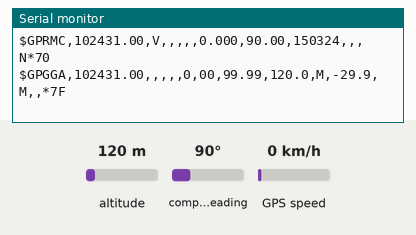
Recording of a sketch running on a simulated ESP32. Shown: the last lines printed to the serial monitor. The test bench sets the inputs (shaded band); at power-on: altitude 120 m, compass heading 90°, GPS speed 0 km/h. The GPS gets a fix after 3 s at 37.7749, -122.4194 with 8 satellites.

Above: at 1.2 s.
1.3 s: altitude set to 20 m
At 2.8 s:
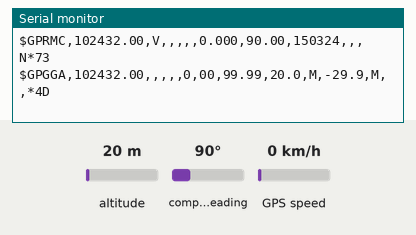
4.5 s: compass heading set to 269°
At 5.9 s:
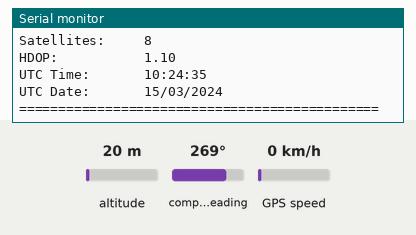
6.5 s: GPS speed set to 2 km/h
At 8.0 s:
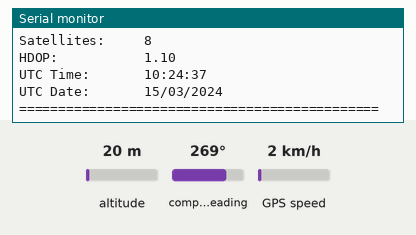
9.6 s: compass heading set to 7°
At 11.1 s:
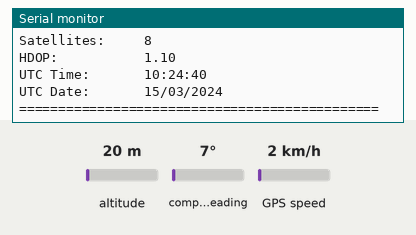
11.7 s: GPS speed set to 60 km/h
At 13.1 s:
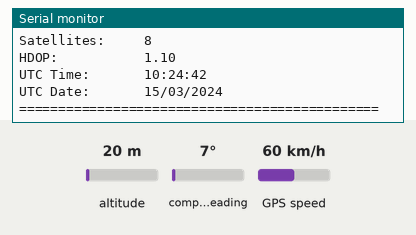
Timing chart, 0 to 14.7 s (numbered marks = the images above; inputs shaded):
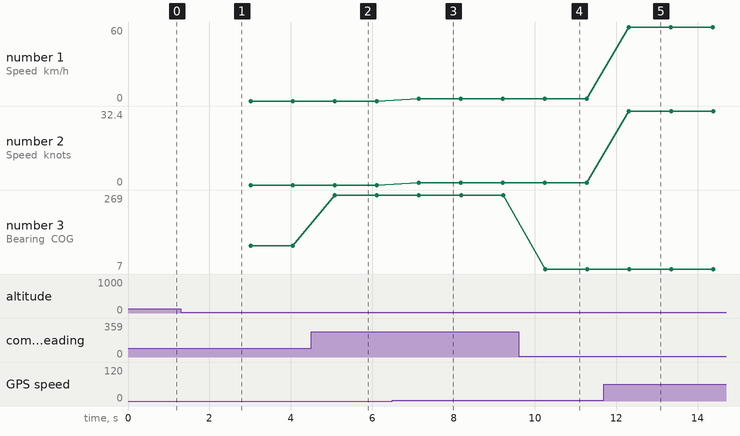

The sketch:

GPS_Tests.ino
```cpp
#include <TinyGPSPlus.h>
#include <HardwareSerial.h>

#define RX 16  // GPS TX → ESP32 RX
#define TX 17  // GPS RX ← ESP32 TX

TinyGPSPlus gps;
HardwareSerial SerialGPS(2);  // UART2 for GPS

void setup() {
  Serial.begin(115200);
  SerialGPS.begin(9600, SERIAL_8N1, RX, TX);
  Serial.println("Reading GPS data...");
}

void loop() {
  while (SerialGPS.available()) {
    char c = SerialGPS.read();
    gps.encode(c);

    // Echo raw GPS characters
    Serial.write(c);

    if (gps.location.isUpdated()) {
      Serial.println("\n\n================== GPS INFO ==================");

      Serial.print("Latitude:       ");
      Serial.println(gps.location.lat(), 6);

      Serial.print("Longitude:      ");
      Serial.println(gps.location.lng(), 6);

      Serial.print("Altitude:       ");
      Serial.print(gps.altitude.meters());
      Serial.println(" m");

      Serial.print("Speed (km/h):   ");
      Serial.print(gps.speed.kmph());
      Serial.println(" km/h");

      Serial.print("Speed (knots):  ");
      Serial.print(gps.speed.knots());
      Serial.println(" knots");

      Serial.print("Bearing (COG):  ");
      if (gps.course.isValid()) {
        Serial.print(gps.course.deg());
        Serial.println("°");
      } else {
        Serial.println("Not valid");
      }

      Serial.print("Satellites:     ");
      Serial.println(gps.satellites.value());

      Serial.print("HDOP:           ");
      Serial.println(gps.hdop.hdop());

      Serial.print("UTC Time:       ");
      if (gps.time.isValid()) {
        Serial.printf("%02d:%02d:%02d\n",
          gps.time.hour(),
          gps.time.minute(),
          gps.time.second());
      } else {
        Serial.println("Not valid");
      }

      Serial.print("UTC Date:       ");
      if (gps.date.isValid()) {
        Serial.printf("%02d/%02d/%04d\n",
          gps.date.day(),
          gps.date.month(),
          gps.date.year());
      } else {
        Serial.println("Not valid");
      }

      Serial.println("==============================================\n\n");

      delay(1000);  // wait between prints
    }
  }
}
```

Measured:
- after the input at 1.3 s, the serial monitor: prints a new line after 0.71 s (image 1)
- after the input at 4.5 s, the serial monitor: prints a new line after 0.57 s (image 2)
- after the input at 6.5 s, the serial monitor: prints a new line after 0.63 s (image 3)
- after the input at 9.6 s, the serial monitor: prints a new line after 0.63 s (image 4)
- after the input at 11.7 s, the serial monitor: prints a new line after 0.60 s (image 5)
- plotted number 1: 0 → 2 after the input at 6.5 s, 2 → 60 after the input at 11.7 s
- plotted number 2: 0 → 1.08 after the input at 6.5 s, 1.08 → 32.4 after the input at 11.7 s
- plotted number 3: 90 → 269 after the input at 4.5 s
